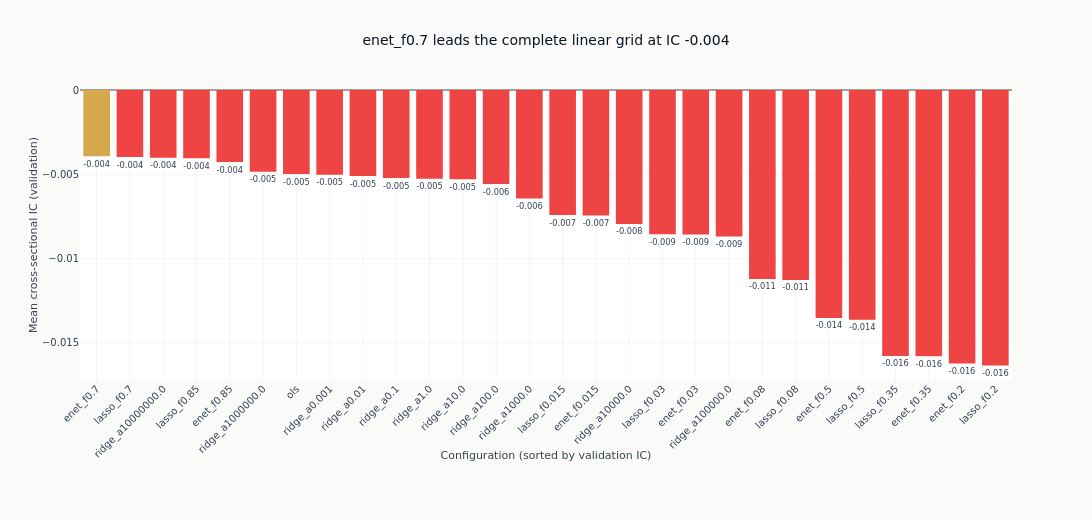

The code cell stored with this chart in its notebook:
### Markdown cell above
The measured leader is highlighted while the remaining bars retain sign-based color.

### Code cell
_names = [r["config"]["config_name"] for r in complete]
_ics = [r["ic_mean"] for r in complete]
_leader = best["config"]["config_name"]
_lead_ic = best["ic_mean"]
_bar_colors = [
    COLORS["amber"] if n == _leader else (COLORS["blue"] if ic >= 0 else COLORS["negative"])
    for n, ic in zip(_names, _ics, strict=False)
]
fig_ic = go.Figure(
    go.Bar(
        x=_names,
        y=_ics,
        marker_color=_bar_colors,
        text=[f"{v:+.3f}" for v in _ics],
        textposition="outside",
        cliponaxis=False,
    )
)
fig_ic.update_layout(
    title=f"{_pretty_config(_leader)} leads the complete linear grid at IC {_lead_ic:+.3f}",
    template="ml4t",
    height=520,
    width=1100,
    showlegend=False,
    margin=dict(t=90, b=140),
)
fig_ic.update_xaxes(title_text="Configuration (sorted by validation IC)", tickangle=-45)
fig_ic.update_yaxes(title_text="Mean cross-sectional IC (validation)", zeroline=True)
fig_ic.show()

### Figure 1 — Plotly figure (JSON) as saved in the notebook; plotly's stock layout.template omitted (floating-point values rounded to 4 significant figures)
{"data": [{"cliponaxis": false, "marker": {"color": ["#D4A84B", "#ef4444", "#ef4444", "#ef4444", "#ef4444", "#ef4444", "#ef4444", "#ef4444", "#ef4444", "#ef4444", "#ef4444", "#ef4444", "#ef4444", "#ef4444", "#ef4444", "#ef4444", "#ef4444", "#ef4444", "#ef4444", "#ef4444", "#ef4444", "#ef4444", "#ef4444", "#ef4444", "#ef4444", "#ef4444", "#ef4444", "#ef4444"]}, "text": ["-0.004", "-0.004", "-0.004", "-0.004", "-0.004", "-0.005", "-0.005", "-0.005", "-0.005", "-0.005", "-0.005", "-0.005", "-0.006", "-0.006", "-0.007", "-0.007", "-0.008", "-0.009", "-0.009", "-0.009", "-0.011", "-0.011", "-0.014", "-0.014", "-0.016", "-0.016", "-0.016", "-0.016"], "textposition": "outside", "type": "bar", "x": ["enet_f0.7", "lasso_f0.7", "ridge_a10000000.0", "lasso_f0.85", "enet_f0.85", "ridge_a1000000.0", "ols", "ridge_a0.001", "ridge_a0.01", "ridge_a0.1", "ridge_a1.0", "ridge_a10.0", "ridge_a100.0", "ridge_a1000.0", "lasso_f0.015", "enet_f0.015", "ridge_a10000.0", "lasso_f0.03", "enet_f0.03", "ridge_a100000.0", "enet_f0.08", "lasso_f0.08", "enet_f0.5", "lasso_f0.5", "lasso_f0.35", "enet_f0.35", "enet_f0.2", "lasso_f0.2"], "y": [-0.003933, -0.003983, -0.004026, -0.004048, -0.004274, -0.004845, -0.004989, -0.005022, -0.005105, -0.005225, -0.005273, -0.005296, -0.005585, -0.00644, -0.007419, -0.007455, -0.007951, -0.008555, -0.008582, -0.008696, -0.01121, -0.01127, -0.01353, -0.01363, -0.01578, -0.0158, -0.01623, -0.01635]}], "layout": {"height": 520, "margin": {"b": 140, "t": 90}, "showlegend": false, "title": {"text": "enet_f0.7 leads the complete linear grid at IC -0.004"}, "width": 1100, "xaxis": {"tickangle": -45, "title": {"text": "Configuration (sorted by validation IC)"}}, "yaxis": {"title": {"text": "Mean cross-sectional IC (validation)"}, "zeroline": true}}}
